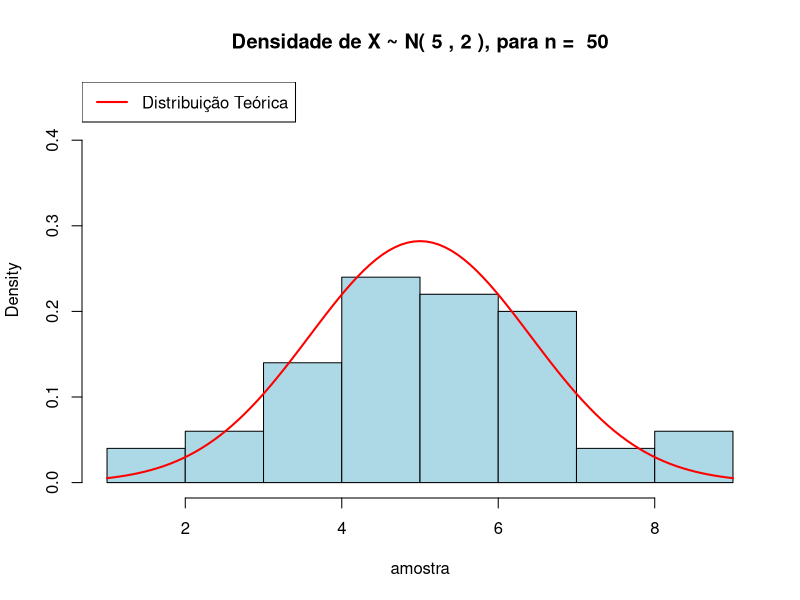
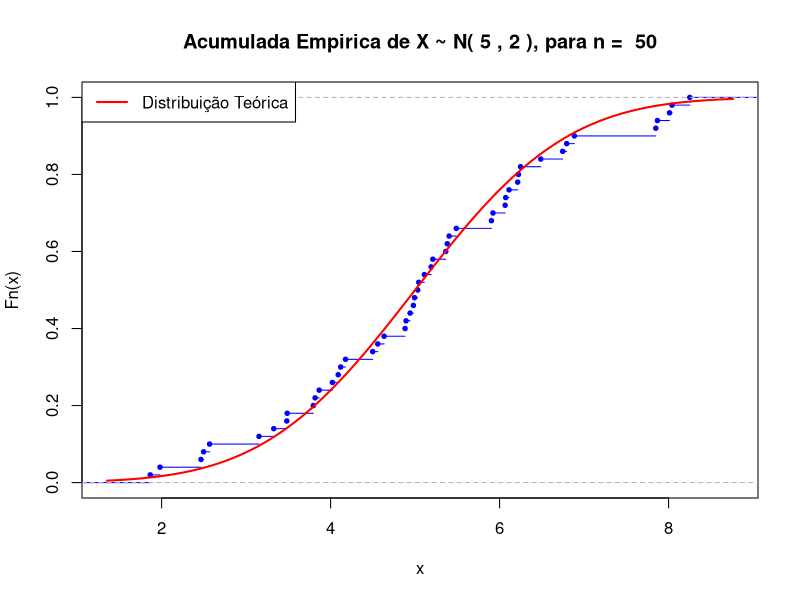
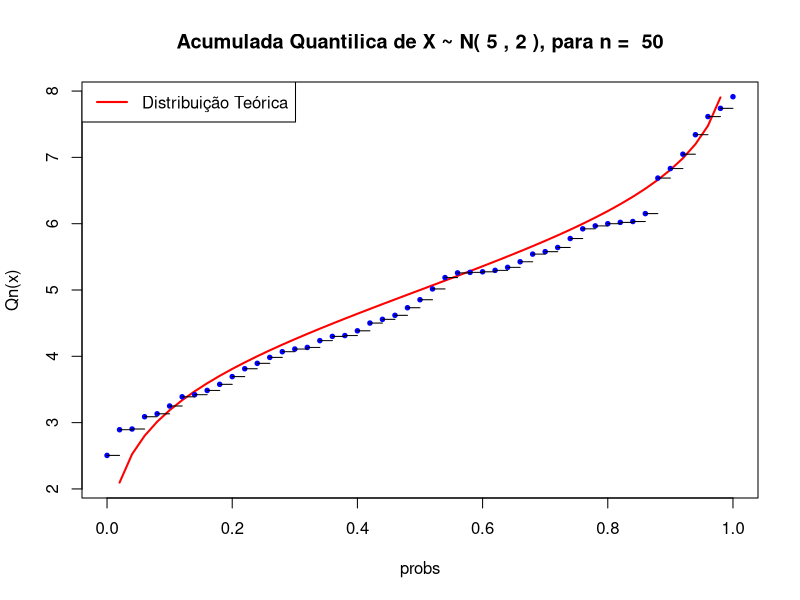
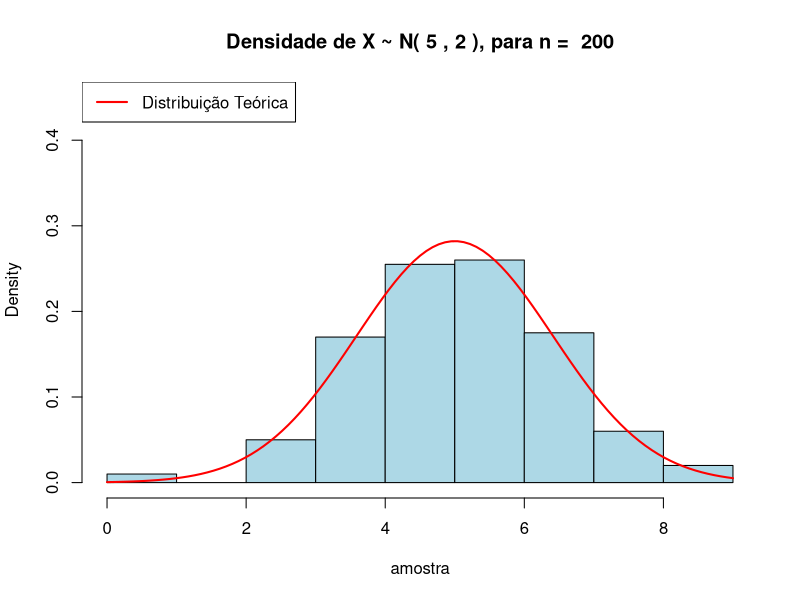
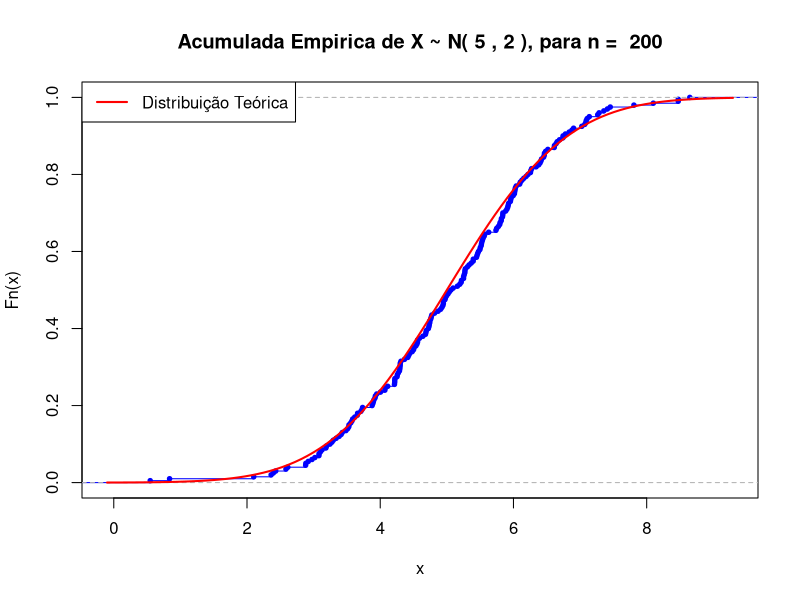
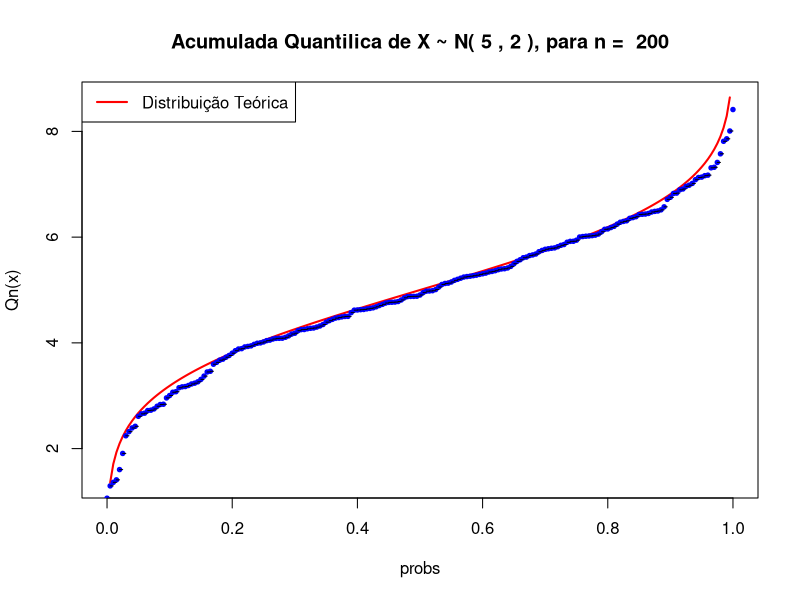
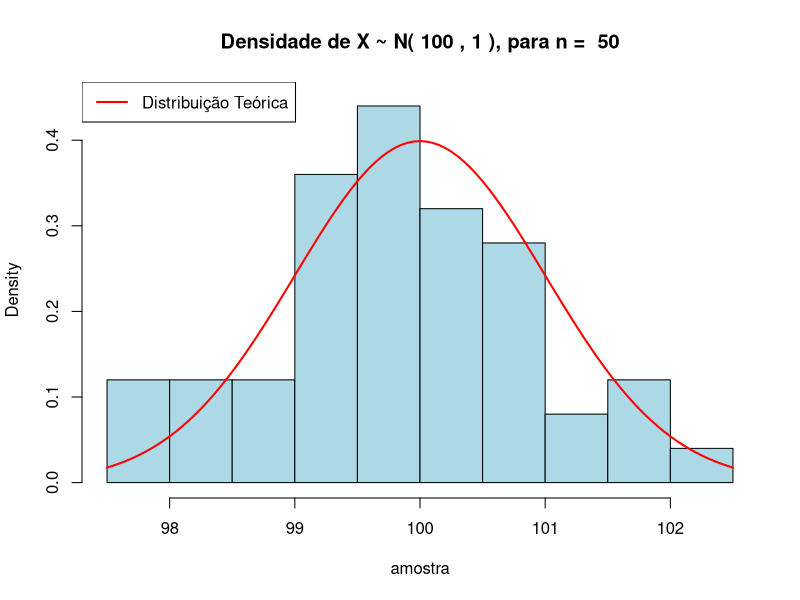
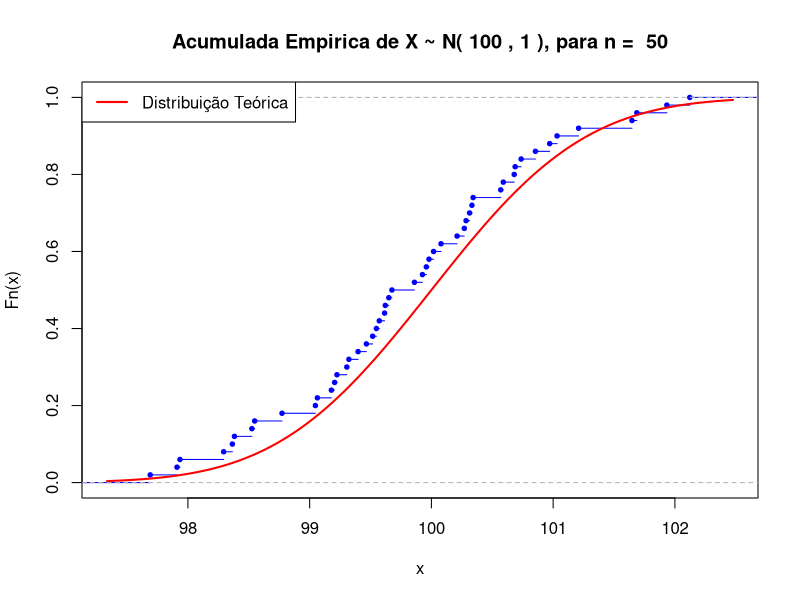

Recreate these plots in R, in order.
## ---- chunk 1

set.seed(666)

plot_normal <- function(n, mu, variance){

unif<-runif(n,0,1)
amostra<-qnorm(p = unif,mean = mu,sd = sqrt(variance))

# Histograma de Densidade

hist(amostra, freq = FALSE, col = 'lightblue', 
     main = paste('Densidade de X ~ N(',mu,',',variance,'), para n = ',n), 
     ylim = c(0,0.45))
curve(dnorm(x,mu,sqrt(variance)), add = TRUE, col = "red", lwd = 2)
legend("topleft", legend = "Distribuição Teórica", col = "red", lwd = 2)


# Distribuicao Acumulada Empirica

plot(ecdf(amostra), col = 'blue', 
     main = paste('Acumulada Empirica de X ~ N(',mu,',',variance,'), para n = ',n),
     cex =0.6)
curve(pnorm(x, mu,sqrt(variance)), add = TRUE, col = "red", lwd = 2)
legend("topleft", legend = "Distribuição Teórica", col = "red", lwd = 2)

# Funcao Quantil

x=rnorm(n, mu, sqrt(variance))
n=length(x)
u=seq(0,1,by=1/n)         
Qn=quantile(x,u)
plot(u,qnorm(u, mu, sqrt(variance)),type="l", col = "red", lwd = 2, main = 
       paste('Acumulada Quantilica de X ~ N(',mu,',',variance,'), para n = ',n),
     xlab = 'probs', ylab = 'Qn(x)')
points(u,Qn,pch=19, cex = 0.6, col = 'blue')
for (i in 1:n){  
lines(c(u[i],u[i+1]),c(Qn[i],Qn[i]))

}

legend("topleft", legend = "Distribuição Teórica", col = "red", lwd = 2)
}


plot_normal(50,5,2)
plot_normal(200,5,2)
plot_normal(50,100,1)



## ---- chunk 2

set.seed(616)

plot_expo <- function(n, lambda){

unif<-runif(n,0,1)
amostra<-qexp(p = unif,rate = lambda)

# Histograma de Densidade

hist(amostra, freq = FALSE, col = 'lightpink', 
     main = paste('Densidade de X ~ Exp(',lambda,'), para n = ',n))
curve(dexp(x,lambda), add = TRUE, col = "red", lwd = 2)
legend("topright", legend = "Distribuição Teórica", col = "red", lwd = 2)


# Distribuicao Acumulada Empirica

plot(ecdf(amostra), col = 'pink3', 
     main = paste('Acumulada Empirica de X ~ Exp(',lambda,'), para n = ',n),
     cex =0.6)
curve(pexp(x, lambda), add = TRUE, col = "red", lwd = 2)
legend("bottomright", legend = "Distribuição Teórica", col = "red", lwd = 2)

# Funcao Quantil

x=rexp(n, lambda)
n=length(x)
u=seq(0,1,by=1/n)         
Qn=quantile(x,u)
plot(u,qexp(u, lambda),type="l", col = "red", lwd = 2, main = 
       paste('Acumulada Quantilica de X ~ Exp(',lambda,'), para n = ',n),
     xlab = 'probs', ylab = 'Qn(x)')
points(u,Qn,pch=19, cex = 0.6, col = 'pink3')
for (i in 1:n){  
lines(c(u[i],u[i+1]),c(Qn[i],Qn[i]))

}

legend("topleft", legend = "Distribuição Teórica", col = "red", lwd = 2)
}


plot_expo(50,5)
plot_expo(50,1/5)
plot_expo(200,5)


## ---- chunk 3

set.seed(616)

plot_poi <- function(n, lambda){

unif<-runif(n,0,1)
amostra<-qpois(p = unif,lambda = lambda)

# Histograma de Densidade

plot(amostra, dpois(amostra, lambda=5), type='h', 
     main = paste('Densidade de X ~ Poisson(',lambda,'), para n = ',n),
     col = 'green4', xlab = 'x', ylab = 'fn(x)')
legend("topright", legend = "Distribuição Teórica", col = "red", lwd = 2)

x<-rpois(10000, lambda)
dpoi <- function(x = x, lbd = lambda) dpois(x,lbd)
curve(dpoi, 0, 100, add = TRUE, lwd = 2, col ='red')


# Distribuicao Acumulada Empirica

plot(ecdf(amostra), col = 'green4', 
     main = paste('Acumulada Empirica de X ~ Poisson(',lambda,'), para n = ',n), 
     cex =0.6)
curve(ppois(x, lambda), add = TRUE, col = "red", lwd = 2)
legend("topleft", legend = "Distribuição Teórica", col = "red", lwd = 2)

# Funcao Quantil

x=rpois(n, lambda)
n=length(x)
u=seq(0,1,by=1/n)         
Qn=quantile(x,u)
plot(u,qpois(u, lambda),type="l", col = "red", lwd = 2, main = 
       paste('Acumulada Quantilica de X ~ Poisson(',lambda,'), para n = ',n),
     xlab = 'probs', ylab = 'Qn(x)')
points(u,Qn,pch=19, cex = 0.6, col = 'green4')
for (i in 1:n){  
lines(c(u[i],u[i+1]),c(Qn[i],Qn[i]))

}

legend("topleft", legend = "Distribuição Teórica", col = "red", lwd = 2)
}


plot_poi(50,5)
plot_poi(100,5)



## ---- chunk 4

obs<- c(670, 230, 238, 62) # valores observados
p<- c(9,3,3,1)/16 # probabilidade associada a cada valor (segundo a 
# hipotese alternativa H1)
esp<-sum(obs)*p # valores esperados (segundo H1)

# Todos os valores esperados sao maiores que 5

x_2<- sum((esp - obs)**2/esp) # calcula estatistica do teste

p_valor<-1 - pchisq(q = x_2,df = length(obs)-1 )

p_valor # p-valor > 0 .05 --> Não rejeita a hipotese nula


## ---- chunk 5

x.ind<-seq(0,4)
x<-c(16,48,55,33,8)

# podemos considerar como se tivessem sido colhidas 160 amostras de tam = 4
p<-1/2 # prob associada ao resultado 'cara' em cada lançamento (para cada moeda)

p=dbinom(0:4,4,1/2)

Esp<- 160 * p # 160 "amostras" da binomial(n = 4, p = 1/2)
Esp

# Todos os valores esperados sao maiores que 5;

# Realizar teste Qui-Quadrado
x2=sum((x-Esp)^2/Esp)
x2    
gl= length(x.ind) - 1
p.valor=1-pchisq(x2,gl)
p.valor

# p.valor > 0.05 --> nao se rejeita H0.

## ---- chunk 6

# 100 amostras de tamanho n = 1000 palavras

x.ind<-seq(0,5)
x<-c(10,16,20,28,12,14)

lambda<-4/1000

p=dpois(0:5,lambda)

Esp=sum(x)*p
Esp # todas > 5

x_2=sum((x-Esp)^2/Esp)
x_2
gl = length(x.ind) - 1 

p.valor= 1 - pchisq(x_2,gl)
p.valor

# p-valor < 0.05 --> rejeita-se H0.

## ---- chunk 7

# Considerando um período de 50 semanas (50 amostras de n = 7)

x.ind<-seq(0:4)
x<-c(28,15,6,1,0)

lambda.est = sum(x.ind*x)/sum(x)

p0 = dpois(0:3,lambda.est)
p1 = 1 - ppois(3,lambda.est)
p = c(p0,p1)

Esp = p*sum(x) # ate um valor esperado pode ser menor que 5
# nenhum valor esperado eh menor que 1

x_2 = sum((Esp-x)**2/Esp)
gl = length(x.ind) - 1 - 1 # (m - 1) + (-1) pela estimacao de lambda
p.valor = 1 - pchisq(x_2,gl)

p.valor # p-valor < 0.05 --> Rejeita-se H0.


## ---- chunk 8

a = 1 # parametro unif discreta
b = 4 # parametro unif discreta

n = b - a + 1

x.ind = seq(1:4) # 4 quadrantes
x = c(2,3,3,2)

p = rep(1/n,4)

Esp = sum(x)*p # valores < 5

# agrupar quadrantes 1&2 e 3&4

x_novo<-c(sum(x[1:2]), sum(x[3:4]))
Esp_novo = c(sum(Esp[1:2]), sum(Esp[3:4]))

x_2 = sum((Esp_novo-x_novo)**2/Esp_novo)
gl = length(x_novo) - 1 # (m_novo - 1) 
p.valor = 1 - pchisq(x_2,gl)

p.valor # p-valor >> 0.05 --> Não rejeita H0.

## ---- chunk 9

# Define mi (medias das Normais)
mi<-seq(-1,1, by = 0.1)
mi

# Define numero de amostras para cada tamanho de n (e para cada mi)
N<-1000


calculaProporcoes<- function(amostra,n,mi){ # n = nrow(amostra)

p.valores<-numeric()
  
for ( i in 1: 1000){
    
    p.valores[i]<- ks.test(amostra[,i],pnorm)$p.value
    
}

  
return(sum(p.valores < 0.05) / length(p.valores))
# proporcao de rejeicoes


}


# Amostra de tamanho 20 e valores de mi de -1 a 1 ------------------------------

prop20<-numeric()

for (i in 1:length(mi)){
  
  set.seed(666)
  
  norm20 = matrix(data = NA, nrow = 1000, ncol= 20)
  norm20 = apply(norm20, 1, function(x) rnorm(20, mi[i],1))   
  
  prop20[i]<- calculaProporcoes(norm20,nrow(norm20),mi[i])
  
  cat("n = ",nrow(norm20),", mi = ", mi[i], ", prop = ",
      prop20[i], "\n" )

}


# Amostra de tamanho 100 e valores de mi de -1 a 1 -----------------------------


prop100<-numeric()

for (i in 1:length(mi)){
  
  set.seed(666)
  
  
  norm100 = matrix(data = NA, nrow = 1000, ncol= 100)
  norm100 = apply(norm100, 1, function(x) rnorm(100, mi[i],1))   
  
  prop100[i]<- calculaProporcoes(norm100,nrow(norm100),mi[i])
  
  cat("n = ",nrow(norm100),", mi = ", mi[i], ", prop = ",
      prop100[i], "\n" )
  
}



# Amostra de tamanho 1000 e valores de mi de -1 a 1 ----------------------------


prop1000<-numeric()

for (i in 1:length(mi)){
  
  set.seed(666)
  
  norm1000 = matrix(data = NA, nrow = 10000, ncol= 1000)
  norm1000 = apply(norm1000, 1, function(x) rnorm(1000, mi[i],1))   
  
  prop1000[i]<- calculaProporcoes(norm1000,nrow(norm1000),mi[i])
  
  cat("n = ",nrow(norm1000),", mi = ", mi[i], ", prop = ",
      prop1000[i], "\n" )
  
}

# Grafico ----------------------------------------------------------------------

plot(y = prop20, x = mi, type = 'l', lwd = 2, col = "red",
     main = "Gráfico Função Poder",
     ylab = "Proporção de Rejeição", xlab = "Valor de mi")
lines(y = prop1000, x = mi, lwd = 2, col = "green3")
lines(y = prop100, x = mi, lwd = 2, col = "blue")
legend("bottomright", legend = c("n = 20","n = 100", "n = 1000"),
       col = c("red", "blue", "green3"), title = "Tam Amostral", lwd = 2)




## ---- chunk 10

# NORMAL (0,1)

set.seed(123)
norm = matrix(data = NA, nrow = 1000, ncol= 100)
norm = apply(norm, 1, function(x) x = rnorm(100)) #  cada coluna, 
# uma amostra n = 100

p.valores<- numeric()

for ( i in 1: ncol(norm)){
  
  p.valores[i]<- ks.test(norm[,i],pnorm)$p.value
  
}

# Proporcao de rejeicao (proximo de alpha = 0.05, conforme esperado)
sum(p.valores < 0.05) / length(p.valores)

# ------------------------------------------------------------------------------

# DISTRIBUICAO ASSIMETRICA BIMODAL

# x1=0.6*rnorm(50,0,1)
# x2=0.4*rnorm(50,4,1)
# x=c(x1,x2)
# hist(x)

set.seed(123)
bim = matrix(data = NA, nrow = 1000, ncol= 100)
bim = apply(bim, 1, function(x){ x=c(0.6*rnorm(50,0,1),0.4*rnorm(50,4,1))}) 
  
p.valores_<- numeric()

for ( i in 1: ncol(bim)){
  
  p.valores_[i]<- ks.test(bim[,i],pnorm)$p.value
  
}

# Proporcao de nao-rejeicao (proximo de alpha = 0.05, conforme esperado)
sum(p.valores_ > 0.05) / length(p.valores_)


